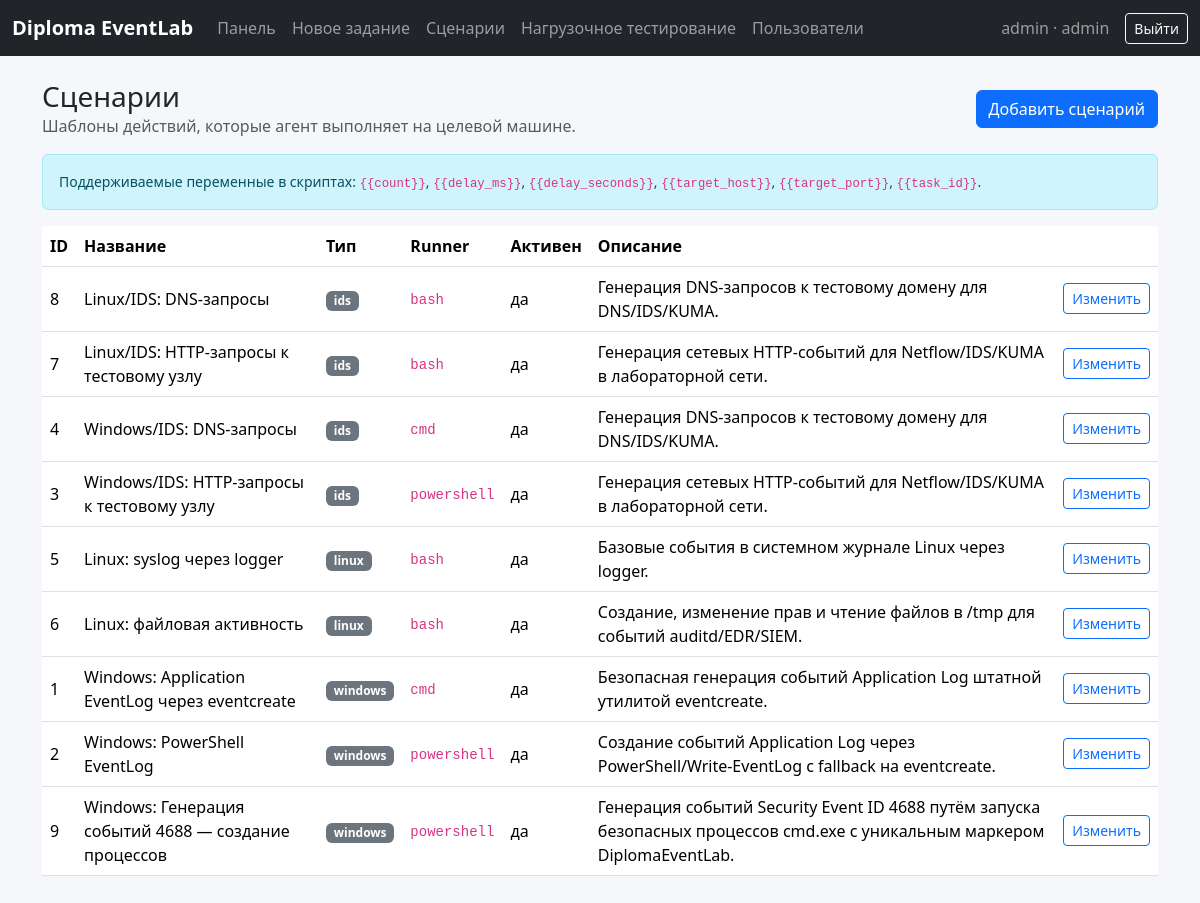
The app's page /scenarios (signed in) with its own data.
### tables this page shows
CREATE TABLE users (
    id INTEGER PRIMARY KEY AUTOINCREMENT,
    username TEXT NOT NULL UNIQUE,
    password_hash TEXT NOT NULL,
    role TEXT NOT NULL CHECK(role IN ('admin', 'operator', 'viewer')),
    is_active INTEGER NOT NULL DEFAULT 1,
    failed_login_count INTEGER NOT NULL DEFAULT 0,
    locked_until TEXT,
    created_at TEXT NOT NULL DEFAULT CURRENT_TIMESTAMP,
    last_login_at TEXT
);

CREATE TABLE scenarios (
    id INTEGER PRIMARY KEY AUTOINCREMENT,
    name TEXT NOT NULL,
    description TEXT NOT NULL DEFAULT '',
    target_type TEXT NOT NULL CHECK(target_type IN ('windows', 'linux', 'ids')),
    runner TEXT NOT NULL CHECK(runner IN ('powershell', 'cmd', 'bash')),
    script_body TEXT NOT NULL,
    is_active INTEGER NOT NULL DEFAULT 1,
    created_by INTEGER REFERENCES users(id) ON DELETE SET NULL,
    created_at TEXT NOT NULL DEFAULT CURRENT_TIMESTAMP
);

### app/main.py (the view)
    @app.get("/scenarios", response_class=HTMLResponse)
    async def scenarios_page(request: Request, user=Depends(require_login)):
        return render(request, "scenarios.html", {"scenarios": list_scenarios()})

### app/templates/scenarios.html
{% extends "base.html" %}
{% block content %}
<div class="d-flex justify-content-between align-items-center mb-3">
  <div><h1 class="h3 mb-0">Сценарии</h1><div class="text-muted">Шаблоны действий, которые агент выполняет на целевой машине.</div></div>
  {% if user.role in ['admin','operator'] %}<a class="btn btn-primary" href="/scenarios/new">Добавить сценарий</a>{% endif %}
</div>
<div class="alert alert-info small">Поддерживаемые переменные в скриптах: <code>{{ '{{count}}' }}</code>, <code>{{ '{{delay_ms}}' }}</code>, <code>{{ '{{delay_seconds}}' }}</code>, <code>{{ '{{target_host}}' }}</code>, <code>{{ '{{target_port}}' }}</code>, <code>{{ '{{task_id}}' }}</code>.</div>
<div class="table-responsive">
<table class="table table-hover align-middle">
  <thead><tr><th>ID</th><th>Название</th><th>Тип</th><th>Runner</th><th>Активен</th><th>Описание</th><th></th></tr></thead>
  <tbody>
  {% for s in scenarios %}
  <tr>
    <td>{{ s.id }}</td><td>{{ s.name }}</td><td><span class="badge text-bg-secondary">{{ s.target_type }}</span></td><td><code>{{ s.runner }}</code></td><td>{{ 'да' if s.is_active else 'нет' }}</td><td>{{ s.description }}</td>
    <td>{% if user.role in ['admin','operator'] %}<a class="btn btn-outline-primary btn-sm" href="/scenarios/{{ s.id }}/edit">Изменить</a>{% endif %}</td>
  </tr>
  {% endfor %}
  </tbody>
</table>
</div>
{% endblock %}

### app/templates/base.html (shortened to what this page needs)
<!doctype html>
<html lang="ru">
<head>
  <link href="https://cdn.jsdelivr.net/npm/bootstrap@5.3.3/dist/css/bootstrap.min.css" rel="stylesheet">
  <link href="/static/app.css" rel="stylesheet">
</head>
<body>
<nav class="navbar navbar-expand-lg navbar-dark bg-dark">
  <div class="container-fluid">
    <a class="navbar-brand fw-semibold" href="/dashboard">{{ app_name }}</a>
    <div class="collapse navbar-collapse" id="nav">
      {% if user %}
      <ul class="navbar-nav me-auto">
        <li class="nav-item"><a class="nav-link" href="/dashboard">Панель</a></li>
        <li class="nav-item"><a class="nav-link" href="/tasks/new">Новое задание</a></li>
        <li class="nav-item"><a class="nav-link" href="/scenarios">Сценарии</a></li>
        {% if user.role == 'admin' %}<li class="nav-item"><a class="nav-link" href="/load-test">Нагрузочное тестирование</a></li>{% endif %}
        {% if user.role == 'admin' %}<li class="nav-item"><a class="nav-link" href="/users">Пользователи</a></li>{% endif %}
      </ul>
      <span class="navbar-text me-3">{{ user.username }} · {{ user.role }}</span>
      <form method="post" action="/logout" class="d-inline">
        <button class="btn btn-outline-light btn-sm">Выйти</button>
      </form>
      {% endif %}
    </div>
  </div>
</nav>
<main class="container py-4">
  {% block content %}{% endblock %}
</main>
</body>
</html>

### app/static/app.css (style rules this page uses)
body { background: #f6f7fb; }

### records on screen
users: username "admin", role "admin"
scenarios: id "8", name "Linux/IDS: DNS-запросы", target_type "ids", runner "bash", is_active "да", description "Генерация DNS-запросов к тестовому домену для DNS/IDS/KUMA."
scenarios: id "7", name "Linux/IDS: HTTP-запросы к тестовому узлу", target_type "ids", runner "bash", is_active "да", description "Генерация сетевых HTTP-событий для Netflow/IDS/KUMA в лабораторной сети."
scenarios: id "4", name "Windows/IDS: DNS-запросы", target_type "ids", runner "cmd", is_active "да", description "Генерация DNS-запросов к тестовому домену для DNS/IDS/KUMA."
scenarios: id "3", name "Windows/IDS: HTTP-запросы к тестовому узлу", target_type "ids", runner "powershell", is_active "да", description "Генерация сетевых HTTP-событий для Netflow/IDS/KUMA в лабораторной сети."
scenarios: id "5", name "Linux: syslog через logger", target_type "linux", runner "bash", is_active "да", description "Базовые события в системном журнале Linux через logger."
scenarios: id "6", name "Linux: файловая активность", target_type "linux", runner "bash", is_active "да", description "Создание, изменение прав и чтение файлов в /tmp для событий auditd/EDR/SIEM."
scenarios: id "1", name "Windows: Application EventLog через eventcreate", target_type "windows", runner "cmd", is_active "да", description "Безопасная генерация событий Application Log штатной утилитой eventcreate."
scenarios: id "2", name "Windows: PowerShell EventLog", target_type "windows", runner "powershell", is_active "да", description "Создание событий Application Log через PowerShell/Write-EventLog с fallback на eventcreate."
scenarios: id "9", name "Windows: Генерация событий 4688 — создание процессов", target_type "windows", runner "powershell", is_active "да", description "Генерация событий Security Event ID 4688 путём запуска безопасных процессов cmd.exe с уникальным маркером DiplomaEventLab."

### other values on screen
{{ app_name }} "Diploma EventLab"
{{ '{{count}}' }} "{{count}}"
{{ '{{delay_ms}}' }} "{{delay_ms}}"
{{ '{{delay_seconds}}' }} "{{delay_seconds}}"
{{ '{{target_host}}' }} "{{target_host}}"
{{ '{{target_port}}' }} "{{target_port}}"
{{ '{{task_id}}' }} "{{task_id}}"
